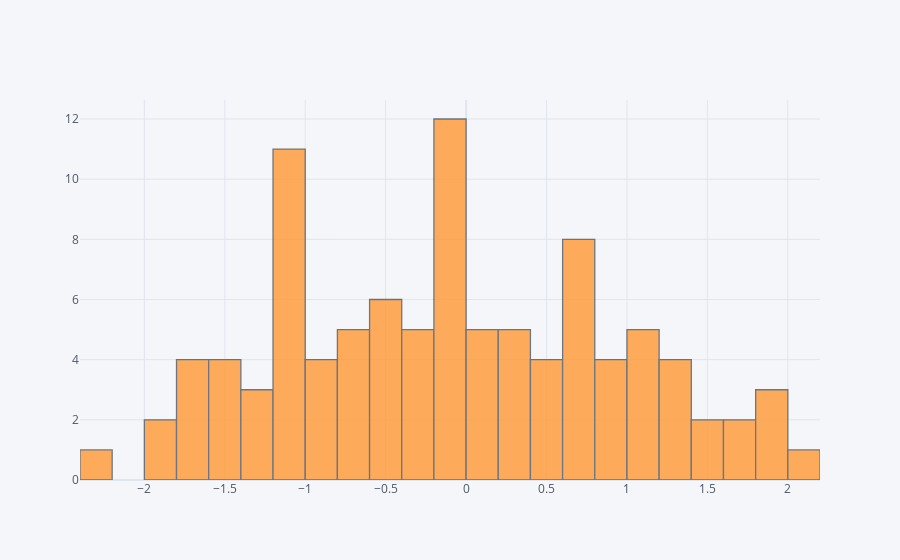

Write notebook code for a chart like this one.
### Markdown cell above
### vi. histogram

### Code cell
df1['A'].iplot(kind='hist',bins=25)

### Figure 1 — Plotly figure (JSON) as saved in the notebook; plotly's stock layout.template omitted (floating-point values rounded to 4 significant figures)
{"data": [{"histfunc": "count", "histnorm": "", "marker": {"color": "rgba(255, 153, 51, 1.0)", "line": {"color": "#4D5663", "width": 1.3}}, "name": "A", "nbinsx": 25, "opacity": 0.8, "orientation": "v", "type": "histogram", "x": [-0.162, -0.2016, -0.7879, -0.8098, -1.5, 1.38, 1.446, -1.028, -0.4426, 1.011, -1.869, -0.4367, 0.3328, 0.8692, 0.349, -0.7581, -2.282, -1.796, -1.07, 0.4303, 1.344, -1.323, -0.05554, 0.6048, -0.01222, -1.198, -0.304, -0.001497, 0.7614, 1.659, 0.7365, -0.7863, 0.1241, 1.132, -0.5387, -0.02222, -0.8348, 0.6401, -0.05041, -0.5071, 0.1084, -1.31, -0.731, -1.447, 1.215, 0.1647, 0.5102, 0.2544, -1.091, -1.021, 0.2114, 1.104, -0.4329, 1.719, -0.1431, 1.889, 1.984, -0.07171, -0.3083, -0.8373, 0.8295, -1.73, -0.02264, 0.9036, -1.196, 0.6152, -1.074, 1.955, -1.672, 0.6286, 0.06876, 0.1735, -1.648, -0.05196, -1.861, -0.2438, 1.317, 1.099, 0.3351, 2.166, -1.404, -0.9988, -0.03893, -1.01, -0.4723, 0.8945, -1.032, -0.3787, 1.101, -1.502, 0.4882, -0.08079, -0.7311, -1.36, 1.442, 0.6056, 0.5359, 0.7345, -1.037, -1.122]}], "layout": {"barmode": "overlay", "legend": {"bgcolor": "#F5F6F9", "font": {"color": "#4D5663"}}, "paper_bgcolor": "#F5F6F9", "plot_bgcolor": "#F5F6F9", "title": {"font": {"color": "#4D5663"}}, "xaxis": {"gridcolor": "#E1E5ED", "showgrid": true, "tickfont": {"color": "#4D5663"}, "title": {"font": {"color": "#4D5663"}, "text": ""}, "zerolinecolor": "#E1E5ED"}, "yaxis": {"gridcolor": "#E1E5ED", "showgrid": true, "tickfont": {"color": "#4D5663"}, "title": {"font": {"color": "#4D5663"}, "text": ""}, "zerolinecolor": "#E1E5ED"}}}
